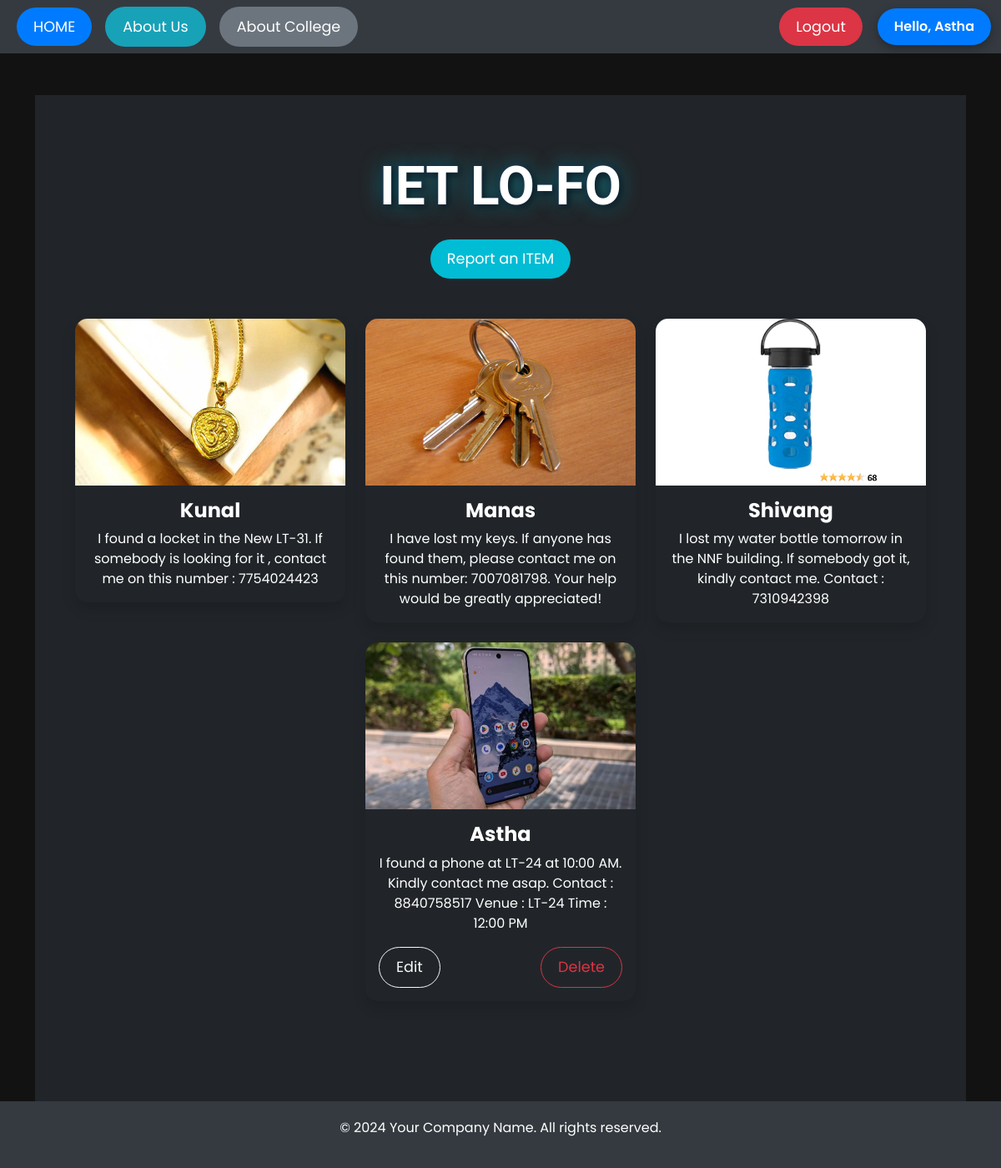
Page / (signed in) on the committed database.
### lost/models.py (models this page shows, shortened)
class kunal(models.Model):
    user=models.ForeignKey(User, on_delete=models.CASCADE)
    text=models.TextField(max_length=240)
    photo=models.ImageField(upload_to="photos/", blank=True, null=True)
    create=models.DateTimeField(auto_now_add=True)
    update=models.DateTimeField(auto_now=True)

### lost/views.py (the view)
# urls.py: path('',views.kunallist,name='list'),
def kunallist(request):
    kunals = kunal.objects.all().order_by('-create')
    return render(request, 'list.html', {'kunals': kunals})

### lost/templates/list.html (shortened to what this page needs)
{% extends "layout.html" %}
{% block content %}
<div class="container-fluid bg-dark text-light p-5" style="min-height: 100vh;">
  <div class="text-center">
    <h1 class="my-4" style="font-size: 4rem; font-family: 'Roboto', sans-serif; font-weight: 700;
      color: white; /* Set text color to white */
      text-shadow: 2px 2px 10px rgba(0, 0, 0, 0.8), 0 0 25px rgba(0, 188, 212, 0.6), 0 0 5px rgba(63, 81, 181, 0.5);">
      IET LO-FO
    </h1>
    <a class="btn btn-primary btn-lg" href="{% url 'kunalcreate' %}" style="border-radius: 25px; background-color: #00bcd4; border: none;">Report an ITEM</a>
  </div>
  <div class="row justify-content-center my-5">
    {% for tweet in kunals %}
    <div class="col-lg-4 col-md-6 col-sm-8 mb-4">
      <div class="card bg-dark text-white shadow border-0" style="border-radius: 15px;">
        <img src="{{ tweet.photo.url }}" class="card-img-top" alt="Item Image" style="height: 200px; object-fit: cover; border-radius: 15px 15px 0 0;">
        <div class="card-body text-center">
          <h5 class="card-title" style="font-weight: bold; font-size: 1.5rem;">{{ tweet.user.username }}</h5>
          <p class="card-text" style="font-size: 1rem;">{{ tweet.text }}</p>
          {% if tweet.user == user %}
          <div class="d-flex justify-content-between mt-3">
            <a href="{% url 'edit' tweet.id %}" class="btn btn-outline-light btn-sm">Edit</a>
            <a href="{% url 'delete' tweet.id %}" class="btn btn-outline-danger btn-sm">Delete</a>
          </div>
          {% endif %}
        </div>
      </div>
    </div>
    {% endfor %}
  </div>
</div>
{% endblock %}

### templates/layout.html (shortened to what this page needs)
{% load static %}
<!DOCTYPE html>
<html lang="en" data-bs-theme="dark">
<head>
    <link href="https://cdn.jsdelivr.net/npm/bootstrap@5.3.3/dist/css/bootstrap.min.css" rel="stylesheet">
</head>
<body>
    <nav class="navbar navbar-expand-lg navbar-dark">
        <div class="container-fluid">
            <a href="{% url 'list' %}" class="btn btn-primary mx-2">HOME</a>
            <div class="collapse navbar-collapse" id="navbarSupportedContent">
                <ul class="navbar-nav me-auto mb-2 mb-lg-0">
                    <li class="nav-item">
                        <a class="btn btn-about-us mx-2" href="{% url 'about' %}">About Us</a>
                    </li>
                    <li class="nav-item">
                        <a class="btn btn-about-college mx-2" href="https://www.ietlucknow.ac.in/">About College</a>
                    </li>
                </ul>
                <div class="d-flex align-items-center">
                    {% if user.is_authenticated %}
                    <a href="{% url 'logout1' %}" class="btn btn-danger mx-2">Logout</a>
                    <span class="user-info">
                        Hello, {{ user.username }}
                    </span>
                    {% else %}
                    <a href="{% url 'register' %}" class="btn btn-success mx-2">Register</a>
                    <a href="{% url 'login' %}" class="btn btn-success mx-2">Login</a>
                    {% endif %}
                </div>
            </div>
        </div>
    </nav>
    <div class="container">
        {% block content %}{% endblock %}
    </div>
    <footer class="footer">
        <p>&copy; 2024 Your Company Name. All rights reserved.</p>
    </footer>
</body>
</html>

### templates/layout.html (style rules this page uses)
body { background-color: #121212; font-family: 'Poppins', sans-serif; color: #f8f9fa; }
.navbar { background-color: #343a40; }
.container { margin-top: 50px; }
h1 { text-align: center; margin-bottom: 30px; font-weight: 600; }
.footer { background-color: #343a40; color: #ffffff; padding: 20px 0; text-align: center; position: relative; bottom: 0; width: 100%; }
.btn { border-radius: 25px; padding: 10px 20px; font-size: 1.1rem; transition: background-color 0.3s ease, transform 0.3s ease; }
.btn-primary { background-color: #007bff; border: none; }
.btn-danger { background-color: #dc3545; border: none; }
.btn-about-us { background-color: #17a2b8; color: #fff; }
.btn-about-college { background-color: #6c757d; color: #fff; }
.user-info { background-color: #007bff; color: #ffffff; border-radius: 25px; padding: 10px 20px; margin-left: 10px; box-shadow: 0 4px 12px rgba(0, 0, 0, 0.3); transition: background-color 0.3s ease, transform 0.3s ease; font-weight: 600; }

### rows in the picture
kunal: photo (picture), user.username "Kunal", text "I found a locket in the New LT-31. If somebody is looking for it , contact me on this number : 7754024423"
kunal: photo (picture), user.username "Manas", text "I have lost my keys. If anyone has found them, please contact me on this number: 7007081798. Your help would be greatly appreciated!"
kunal: photo (picture), user.username "Shivang", text "I lost my water bottle tomorrow in the NNF building. If somebody got it, kindly contact me. Contact : 7310942398"
kunal: photo (picture), user.username "Astha", text "I found a phone at LT-24 at 10:00 AM. Kindly contact me asap. Contact : 8840758517 Venue : LT-24 Time : 12:00 PM", shows "Edit"

### other values in the picture
{{ user.username }} "Astha"
